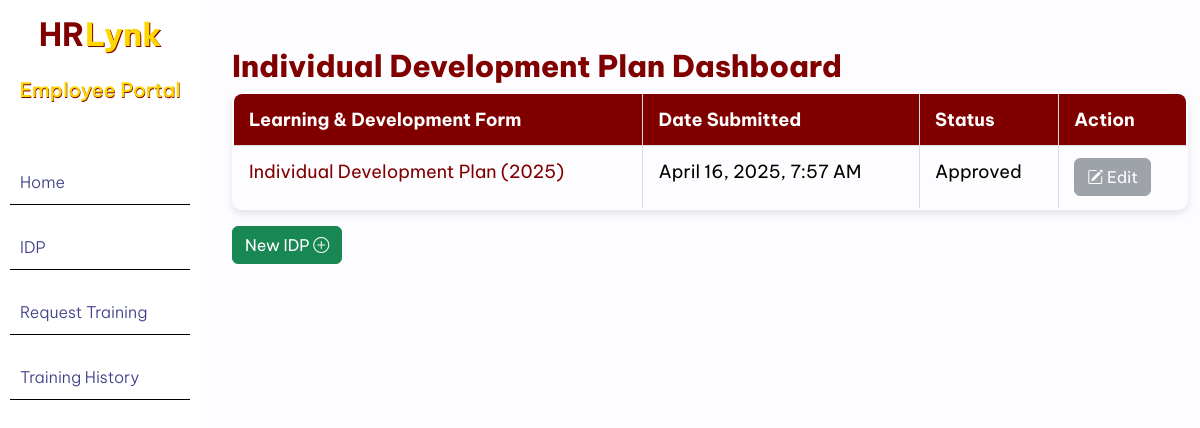
/IDP/idpdashboard.php (signed in), run on the app's committed database.
### tables this page shows
CREATE TABLE `idp` (
  `id` int(11) NOT NULL,
  `userID` int(11) DEFAULT NULL,
  `approved_by` int(11) DEFAULT NULL,
  `objectives` varchar(255) DEFAULT NULL,
  `other_objective` varchar(255) DEFAULT NULL,
  `created_at` timestamp NOT NULL DEFAULT current_timestamp() ON UPDATE current_timestamp(),
  `status` varchar(255) NOT NULL DEFAULT 'To be reviewed.',
  `remarks` text NOT NULL
);

### IDP/idpdashboard.php (the view, shortened to what this page needs)
<?php
include('connection.php');
$year = date('Y');
$userID = $_SESSION['user'];
$stmt = $conn->prepare("
    SELECT id, created_at, status
    FROM idp
    WHERE idp.userID = :userID
");
$stmt->bindParam(':userID', $userID, PDO::PARAM_INT);
$stmt->execute();
$trainingResult = $stmt->fetchAll(PDO::FETCH_ASSOC);
?>
<!DOCTYPE html>
<html lang="en">
<head>
    <link rel="stylesheet" href="https://cdnjs.cloudflare.com/ajax/libs/meyer-reset/2.0/reset.min.css">
    <link rel="stylesheet" href="style.css">
    <link href="https://cdn.jsdelivr.net/npm/bootstrap-icons@1.4.1/font/bootstrap-icons.css" rel="stylesheet" />
    <link href="https://cdn.jsdelivr.net/npm/select2@4.0.13/dist/css/select2.min.css" rel="stylesheet" />
    <link rel="stylesheet" href="https://cdn.jsdelivr.net/npm/bootstrap@5.2.3/dist/css/bootstrap.min.css">
</head>
<body>
<div class="sidebar">
    <div class="logo">
        <a href="../Homepage/index.html" style="font-size: 32px; font-weight: bold; color: maroon; text-decoration: none;">
            <span style="color: maroon;">HR</span><span style="color: gold; text-shadow: 1px 1px maroon;">Lynk</span>
        </a>
        <a href="../Homepage/logout.php" style="font-size: 32px; font-weight: bold; color: maroon; text-decoration: none;">
        <h4>Employee Portal</h4>
    </div>
    <div class="header-navigation">
        <nav class="sidebar-navigation">
            <a href="../Homepage/index.html" class="sidebar-link active">Home</a>
            <a href="../IDP/idpdashboard.php" class="sidebar-link">IDP</a>
            <a href="../Training Request/trainingform.php" class="sidebar-link">Request Training</a>
            <a href="../Training Request/trainingdashboard.php" class="sidebar-link">Training History</a>
        </nav>
        <nav class="sidebar-navigation side-nav">
        </nav>
    </div>
</div>
    <main class="container mt-5" style="margin-left: 220px;">
        <h1>Individual Development Plan Dashboard</h1>
        <table class="table table-bordered">
            <thead>
                <tr>
                    <th>Learning & Development Form</th>
                    <th>Date Submitted</th>
                    <th>Status</th>
                    <th>Action</th>
                </tr>
            </thead>
            <tbody>
                <?php if (!empty($trainingResult)): ?>
                    <?php foreach ($trainingResult as $row): ?>
                        <tr>
                            <td><a href="#" class="view-link" data-id="<?= $row['id']; ?>">Individual Development Plan (<?= $year; ?>)</a></td>
                            <td><?= date('F j, Y, g:i A', strtotime($row['created_at'])); ?></td>
                            <td><?= htmlspecialchars($row['status']); ?></td>
                            <td>
                                <?php if ($row['status'] === 'Approved' || $row['status'] === 'Rejected'): ?>
                                    <button class="btn btn-secondary" disabled>
                                        <i class="bi bi-pencil-square"></i> Edit
                                    </button>
                                <?php else: ?>
                                    <a href="edit_idp.php?id=<?= $row['id'] ?>" class="btn btn-primary">
                                        <i class="bi bi-pencil-square"></i> Edit
                                    </a>
                                <?php endif; ?>
                            </td>
                        </tr>
                    <?php endforeach; ?>
                <?php else: ?>
                    <tr>
                        <td colspan="4" class="text-center">No IDP records found.</td>
                    </tr>
                <?php endif; ?>
            </tbody>
        </table>
        <a class="btn btn-success" href="idpform.php">New IDP <i class="bi bi-plus-circle"></i></a>
    </main>

### IDP/style.css (style rules this page uses)
:root { --c-text-primary: #282a32; --c-text-secondary: #686b87; --c-text-action: #404089; --c-accent-primary: #434ce8; --c-border-primary: #eff1f6; --c-background-primary: #ffffff; --c-background-secondary: #fdfcff; --c-background-tertiary: #ecf3fe; --c-background-quaternary: #e9ecf4; }
body { display: flex; line-height: 1.5; min-height: 100vh; font-family: 'Gill Sans', 'Gill Sans MT', Calibri, 'Trebuchet MS', sans-serif, sans-serif; background-color: var(--c-background-secondary); color: var(--c-text-primary); }
.logo { text-align: center; padding-bottom: 20px; }
.sidebar { width: 100px; background-color: var(--c-background-primary); height: 100vh; padding: 10px; position: fixed; }
.side-nav { padding-top: 455px; position: fixed; }
.sidebar-navigation { display: flex; flex-direction: column; }
.sidebar-link { padding: 10px 10px; border-bottom: 1px solid rgb(0, 0, 0); text-decoration: none; color: maroon; transition: background-color 0.3s, color 0.3s; }
.sidebar-navigation a { margin: 10px 0; text-decoration: none; color: var(--c-text-action); font-weight: 500; transition: color 0.15s ease; }
:root { --bg-img-url: url("/images/bg1.jpg"); --bg-gradient-color: rgba(138, 32, 32, 0.75); --text-shadow-color: rgba(187, 38, 38, 0.75); }
body { display: flex; font-family: "Be Vietnam Pro", sans-serif; background-color: #fdfcff; color: #ffffff; }
.sidebar { width: 200px; background-color: #ffffff; height: 100vh; padding: 10px; position: fixed; }
.sidebar-navigation a { margin: 10px 0; text-decoration: none; color: #404089; font-weight: 300; transition: color 0.15s ease; }
h1 { color: maroon; font-size: 30px !important; font-weight: 800; }
main { margin-top: 100px; margin-left: 280px; margin-right: 80px; padding: 0px; flex-grow: 1; }

### data on the page
idp: created_at "April 16, 2025, 7:57 AM", status "Approved", shows "Edit"
